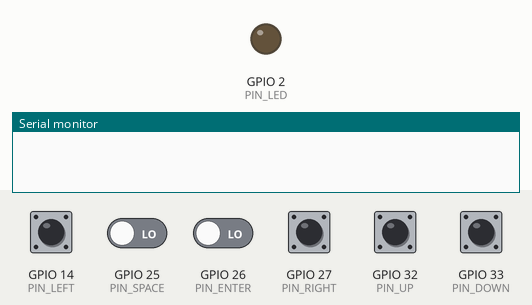
Bench run of a sketch on a simulated ESP32. On the bench: output pins drawn as LEDs (lit = HIGH), the last lines printed to the serial monitor. The test bench sets the inputs (shaded band); at power-on: GPIO 14 (PIN_LEFT), GPIO 25 (PIN_SPACE), GPIO 26 (PIN_ENTER), GPIO 27 (PIN_RIGHT), GPIO 32 (PIN_UP), GPIO 33 (PIN_DOWN) LOW. USB keyboard and mouse output is not drawn.

Above: at 0.0 s.
At 1.7 s:
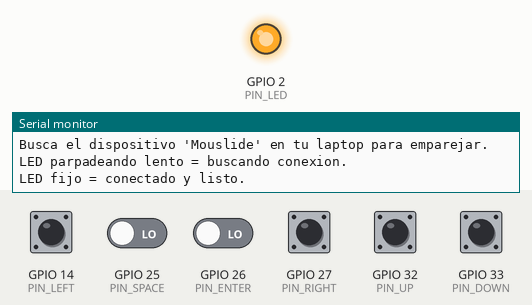
1.8 s: GPIO 25 (PIN_SPACE) driven HIGH
3.3 s: GPIO 26 (PIN_ENTER) driven HIGH
Timing chart, 0 to 6.3 s (numbered marks = the images above; inputs shaded):
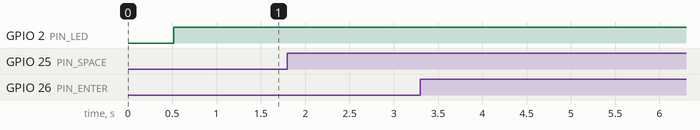

The sketch:

Mouslide.ino
```cpp
/*
 * ============================================================
 *  MOUSLIDE — Mouse adaptativo por Bluetooth HID
 *  Dispositivo: ESP32 DevKit V1
 *  Comunicación: Bluetooth Classic HID (funciona como mouse)
 *  Hardware: MPU-6050 (movimiento) + 6x TTP223B (botones)
 *  IDE: Arduino IDE 2.x
 * ============================================================
 *
 *  PINES UTILIZADOS:
 *    MPU-6050  → SDA: GPIO21 | SCL: GPIO22 | VCC: 3V3 | GND: GND
 *    TTP223B ↑ → GPIO13
 *    TTP223B ↓ → GPIO12
 *    TTP223B ← → GPIO14
 *    TTP223B → → GPIO27
 *    TTP223B Enter (clic izq) → GPIO26
 *    TTP223B Space (clic der) → GPIO25
 *    LED estado BT → GPIO2 (LED interno del DevKit)
 *
 *  LIBRERÍA REQUERIDA:
 *    ESP32-BLE-Mouse por T-vK
 *    Instalar manualmente desde:
 *    https://github.com/T-vK/ESP32-BLE-Mouse
 *    (descargar ZIP → Sketch → Incluir librería → Añadir .ZIP)
 *
 *    Adafruit MPU6050     (gestor de librerías Arduino)
 *    Adafruit Unified Sensor (gestor de librerías Arduino)
 *
 *  BOARD SETTINGS en Arduino IDE:
 *    Board: "ESP32 Dev Module"
 *    Upload Speed: 921600
 *    CPU Frequency: 240MHz
 *    Flash Size: 4MB
 *    Partition Scheme: Default 4MB with spiffs
 * ============================================================
 */

// ── Librerías ─────────────────────────────────────────────
#include <Wire.h>
#include <Adafruit_MPU6050.h>
#include <Adafruit_Sensor.h>
#include <BleMouse.h>

// ── Instancias ────────────────────────────────────────────
Adafruit_MPU6050 mpu;

// BleMouse(nombre_visible, fabricante, bateria_%)
BleMouse bleMouse("Mouslide", "ITP Pachuca", 100);

// ── Pines de botones TTP223B ──────────────────────────────
const int PIN_UP    = 32;   // ↑ Arriba
const int PIN_DOWN  = 33;   // ↓ Abajo
const int PIN_LEFT  = 14;   // ← Izquierda
const int PIN_RIGHT = 27;   // → Derecha
const int PIN_ENTER = 26;   // Enter = clic izquierdo
const int PIN_SPACE = 25;   // Space = clic derecho
const int PIN_LED   = 2;    // LED indicador (LED azul interno del DevKit)

// ── Parámetros de movimiento ──────────────────────────────
/*
 *  SENSITIVITY: multiplica la aceleración para obtener el movimiento del cursor.
 *    - Aumenta este valor si el cursor se mueve muy poco.
 *    - Disminuye si se mueve demasiado rápido.
 *    Valor recomendado inicial: 8.0 — ajustar según el usuario.
 */
const float SENSITIVITY   = 5.0;

/*
 *  DEAD_ZONE: zona muerta en m/s². Movimientos menores a este valor
 *  son ignorados para evitar que el cursor derive cuando el dispositivo
 *  está en reposo. Aumentar si hay drift; disminuir si no responde bien.
 */
const float DEAD_ZONE     = 1.5;

// Intervalo de envío de posición del cursor (~60 Hz)
const int MOVE_DELAY_MS   = 16;

/*
 *  USE_MPU = true  → el MPU-6050 controla el movimiento del cursor
 *                     (inclinar el dispositivo = mover el cursor)
 *                     Los 4 botones de dirección hacen: scroll, doble clic, clic central
 *
 *  USE_MPU = false → los 4 botones TTP223B mueven el cursor paso a paso
 *                     (útil si no tienes MPU-6050 o como modo alternativo)
 */
const bool USE_MPU = false;

// ── Variables de estado (detección de borde para botones) ─
bool lastUp    = false;
bool lastDown  = false;
bool lastLeft  = false;
bool lastRight = false;
bool lastEnter = false;
bool lastSpace = false;

// ── Variables de tiempo ───────────────────────────────────
unsigned long lastMoveTime = 0;
unsigned long lastLedBlink = 0;
bool ledState = false;


// ═════════════════════════════════════════════════════════
//  SETUP
// ═════════════════════════════════════════════════════════
void setup() {
  Serial.begin(115200);
  delay(500);
  Serial.println("\n=== MOUSLIDE v1.0 ===");
  Serial.println("Iniciando hardware...");

  // ── LED ─────────────────────────────────────────────────
  pinMode(PIN_LED, OUTPUT);
  digitalWrite(PIN_LED, LOW);

  // ── Botones TTP223B (el sensor ya provee nivel alto al tocarlo) ──
  // INPUT_PULLDOWN asegura nivel bajo cuando no se toca
  pinMode(PIN_UP,    INPUT_PULLDOWN);
  pinMode(PIN_DOWN,  INPUT_PULLDOWN);
  pinMode(PIN_LEFT,  INPUT_PULLDOWN);
  pinMode(PIN_RIGHT, INPUT_PULLDOWN);
  pinMode(PIN_ENTER, INPUT_PULLDOWN);
  pinMode(PIN_SPACE, INPUT_PULLDOWN);

  // ── MPU-6050 ─────────────────────────────────────────────
  if (USE_MPU) {
    Wire.begin(21, 22);  // SDA=GPIO21, SCL=GPIO22

    if (!mpu.begin()) {
      Serial.println("[ERROR] MPU-6050 no detectado.");
      Serial.println("Verifica: VCC->3V3, GND->GND, SDA->GPIO21, SCL->GPIO22");
      // Parpadeo rápido de error hasta que se resuelva
      while (true) {
        digitalWrite(PIN_LED, HIGH); delay(100);
        digitalWrite(PIN_LED, LOW);  delay(100);
      }
    }
    Serial.println("[OK] MPU-6050 detectado.");

    // Rango del acelerómetro: ±2g
    // (suficiente para movimientos lentos de un miembro)
    mpu.setAccelerometerRange(MPU6050_RANGE_2_G);

    // Rango del giroscopio: ±250 grados/segundo
    mpu.setGyroRange(MPU6050_RANGE_250_DEG);

    // Filtro de paso bajo: 21 Hz — suaviza vibraciones sin añadir mucha latencia
    mpu.setFilterBandwidth(MPU6050_BAND_21_HZ);

    Serial.println("[OK] MPU-6050 configurado.");
  }

  // ── Bluetooth HID ────────────────────────────────────────
  Serial.println("Iniciando Bluetooth...");
  bleMouse.begin();
  Serial.println("[OK] Bluetooth activo.");
  Serial.println("Busca el dispositivo 'Mouslide' en tu laptop para emparejar.");
  Serial.println("LED parpadeando lento = buscando conexion.");
  Serial.println("LED fijo = conectado y listo.");
}


// ═════════════════════════════════════════════════════════
//  LOOP PRINCIPAL
// ═════════════════════════════════════════════════════════
void loop() {

  // ── Sin conexión BT: parpadear y esperar ────────────────
  if (!bleMouse.isConnected()) {
    blinkLed(700);
    delay(10);
    return;
  }

  // ── Conectado: LED fijo ──────────────────────────────────
  digitalWrite(PIN_LED, HIGH);

  // ── Movimiento del cursor a ~60 Hz ──────────────────────
  unsigned long now = millis();
  if (now - lastMoveTime >= MOVE_DELAY_MS) {
    lastMoveTime = now;

    if (USE_MPU) {
      processMPUMovement();
    } else {
      processButtonMovement();
    }
  }

  // ── Botones de acción (siempre se leen) ─────────────────
  processActionButtons();
}


// ═════════════════════════════════════════════════════════
//  MOVIMIENTO POR MPU-6050
//
//  El MPU-6050 mide la aceleración en 3 ejes.
//  Con el dispositivo sujeto al miembro del usuario:
//    Eje X (accel.x) → inclinación lateral → cursor izquierda/derecha
//    Eje Y (accel.y) → inclinación frontal → cursor arriba/abajo
//
//  Si la orientación de tu montaje es diferente, intercambia
//  los ejes o cambia el signo según sea necesario.
// ═════════════════════════════════════════════════════════
void processMPUMovement() {
  sensors_event_t accel, gyro, temp;
  mpu.getEvent(&accel, &gyro, &temp);

  float rawX = accel.acceleration.x;  // Rango aprox: -9.8 a +9.8 m/s²
  float rawY = accel.acceleration.y;

  // Aplicar zona muerta
  if (abs(rawX) < DEAD_ZONE) rawX = 0;
  if (abs(rawY) < DEAD_ZONE) rawY = 0;

  // Escalar a movimiento de cursor (rango int8: -127 a 127)
  int8_t moveX = (int8_t)constrain(rawX * SENSITIVITY, -127, 127);
  int8_t moveY = (int8_t)constrain(rawY * SENSITIVITY, -127, 127);

  if (moveX != 0 || moveY != 0) {
    // move(x, y, scroll_wheel)
    // Negamos Y porque en pantalla "abajo" es positivo pero
    // inclinar hacia adelante da Y positivo en el acelerómetro
    bleMouse.move(moveX, -moveY, 0);
  }

  // ── Debug (descomenta para calibrar la orientación) ─────
  Serial.printf("aX:%.2f aY:%.2f | mX:%d mY:%d\n", rawX, rawY, moveX, moveY);
}


// ═════════════════════════════════════════════════════════
//  MOVIMIENTO POR BOTONES (USE_MPU = false)
//  Cada TTP223B mueve el cursor en su dirección
// ═════════════════════════════════════════════════════════
void processButtonMovement() {
  // Paso en píxeles por ciclo (ajustar a gusto del usuario)
  const int8_t STEP = 6;

  int8_t moveX = 0;
  int8_t moveY = 0;

  if (digitalRead(PIN_UP))    moveY -= STEP;
  if (digitalRead(PIN_DOWN))  moveY += STEP;
  if (digitalRead(PIN_LEFT))  moveX -= STEP;
  if (digitalRead(PIN_RIGHT)) moveX += STEP;

  if (moveX != 0 || moveY != 0) {
    bleMouse.move(moveX, moveY, 0);
  }
}


// ═════════════════════════════════════════════════════════
//  BOTONES DE ACCIÓN
//
//  Cuando USE_MPU = true:
//    PIN_ENTER → clic izquierdo
//    PIN_SPACE → clic derecho
//    PIN_UP    → scroll arriba (continuo mientras se mantiene)
//    PIN_DOWN  → scroll abajo
//    PIN_LEFT  → doble clic izquierdo (al presionar)
//    PIN_RIGHT → clic central / rueda (al presionar)
//
//  Cuando USE_MPU = false:
//    PIN_ENTER → clic izquierdo
//    PIN_SPACE → clic derecho
//    (los 4 de dirección están ocupados moviendo el cursor)
// ═════════════════════════════════════════════════════════
void processActionButtons() {

  bool curEnter = digitalRead(PIN_ENTER);
  bool curSpace = digitalRead(PIN_SPACE);

  // ── Clic izquierdo ────────────────────────────────────
  if (curEnter && !lastEnter) {
    bleMouse.click(MOUSE_LEFT);
    Serial.println("[BTN] Clic izquierdo");
  }
  lastEnter = curEnter;

  // ── Clic derecho ──────────────────────────────────────
  if (curSpace && !lastSpace) {
    bleMouse.click(MOUSE_RIGHT);
    Serial.println("[BTN] Clic derecho");
  }
  lastSpace = curSpace;

  // ── Funciones extra cuando el MPU controla el movimiento ──
  if (USE_MPU) {
    bool curUp    = digitalRead(PIN_UP);
    bool curDown  = digitalRead(PIN_DOWN);
    bool curLeft  = digitalRead(PIN_LEFT);
    bool curRight = digitalRead(PIN_RIGHT);

    // Scroll continuo (se repite mientras el botón esté pulsado)
    if (curUp)   { bleMouse.move(0, 0,  1); delay(30); }
    if (curDown) { bleMouse.move(0, 0, -1); delay(30); }

    // Doble clic (detecta borde de subida)
    if (curLeft && !lastLeft) {
      bleMouse.click(MOUSE_LEFT);
      delay(50);
      bleMouse.click(MOUSE_LEFT);
      Serial.println("[BTN] Doble clic");
    }

    // Clic central (abrir enlace en nueva pestaña, etc.)
    if (curRight && !lastRight) {
      bleMouse.click(MOUSE_MIDDLE);
      Serial.println("[BTN] Clic central");
    }

    lastUp    = curUp;
    lastDown  = curDown;
    lastLeft  = curLeft;
    lastRight = curRight;
  }
}


// ═════════════════════════════════════════════════════════
//  HELPER: Parpadeo no bloqueante del LED
// ═════════════════════════════════════════════════════════
void blinkLed(unsigned long interval) {
  unsigned long now = millis();
  if (now - lastLedBlink >= interval) {
    lastLedBlink = now;
    ledState = !ledState;
    digitalWrite(PIN_LED, ledState);
  }
}
```
